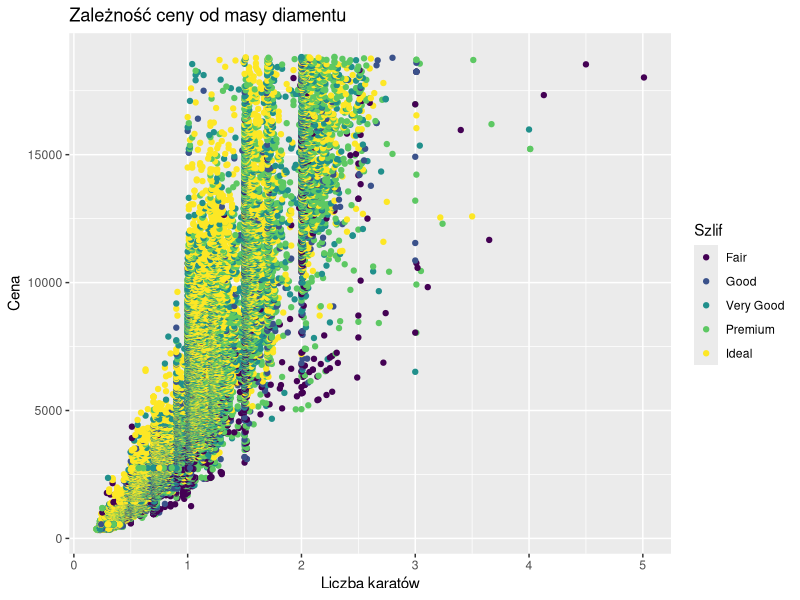
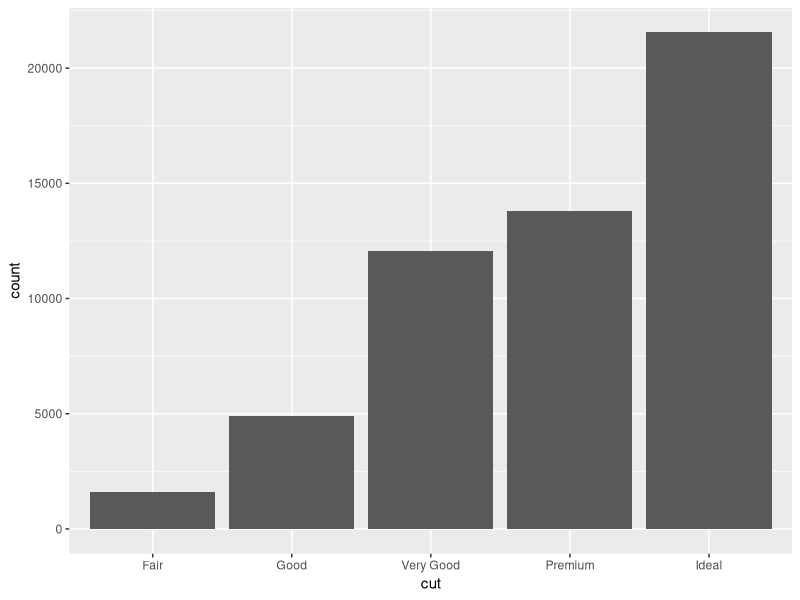
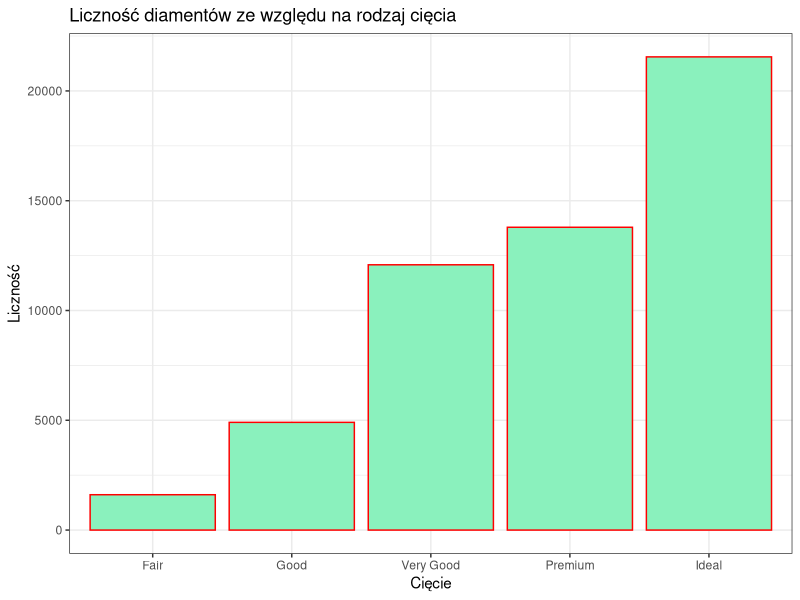
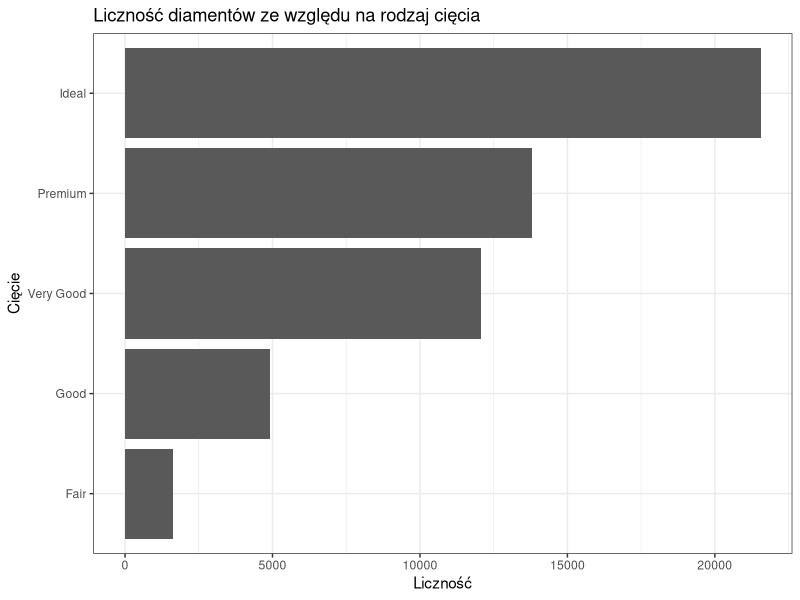
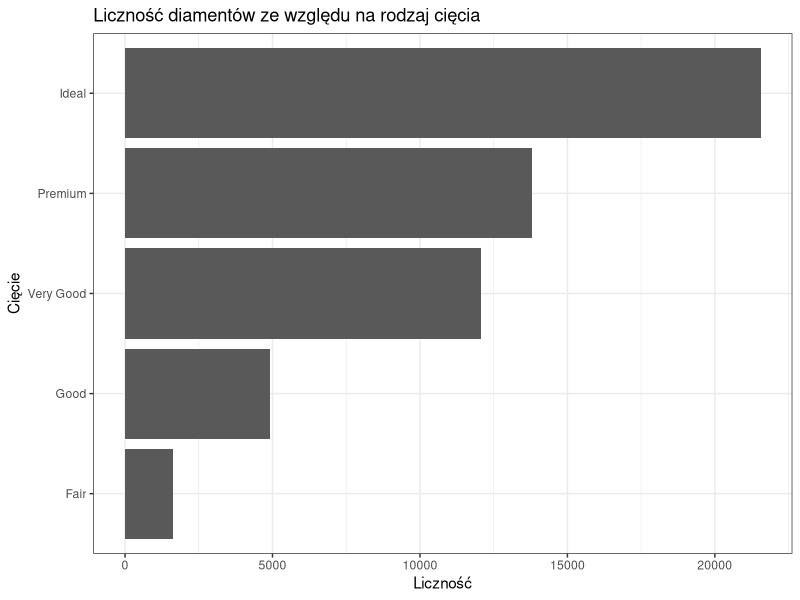
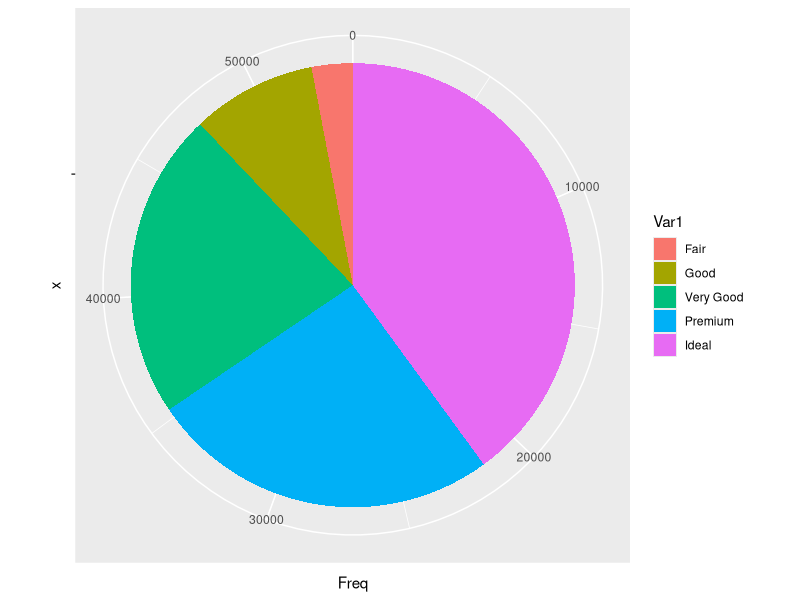
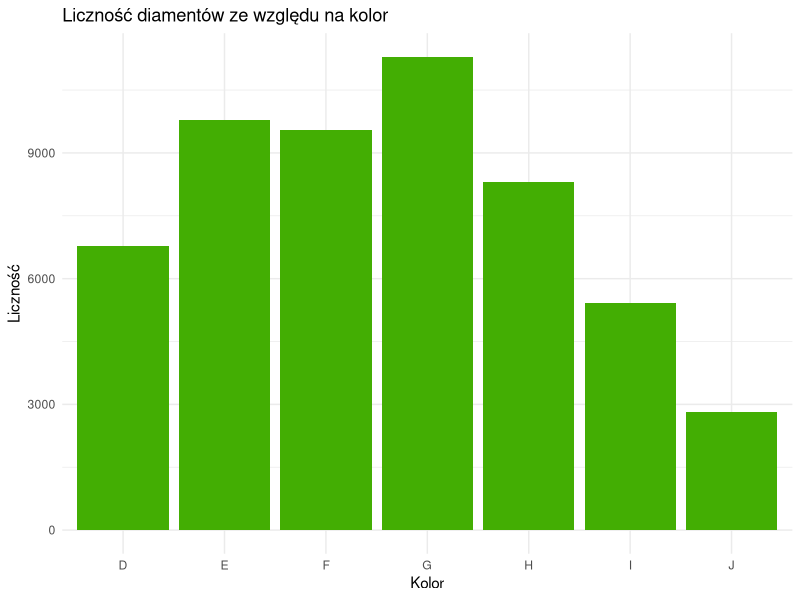
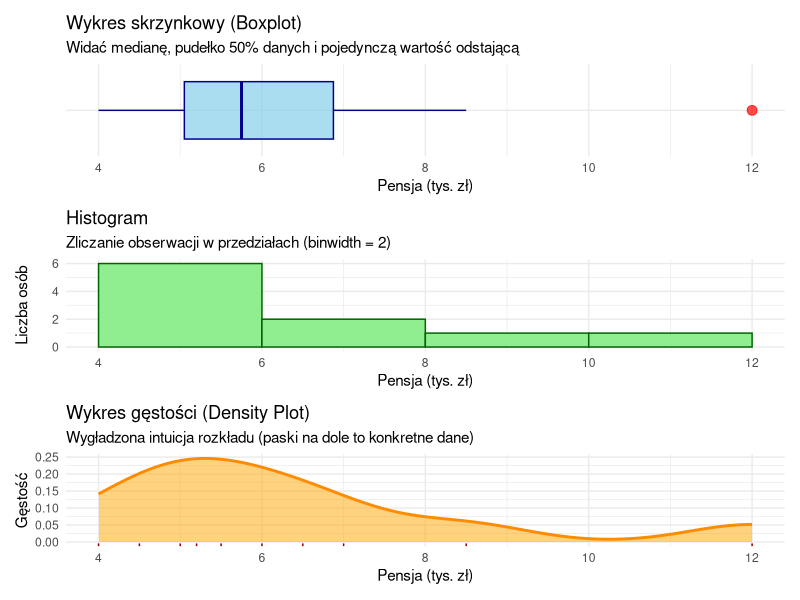

These charts were generated, in order, by the following R code:
#=======================================================#
#              TECHNIKI WIZUALIZACJI DANYCH             # 
#                     LABORATORIUM 3                    #
#=======================================================#
library(dplyr)
library(ggplot2)

# 0. Zadania rozgrzewkowe -------------------------------------------------

?msleep
# Note: dane z pakietu ggplot2, dane na temat snu ssaków

?diamonds
# Note: dane z pakietu ggplot2, dane na temat diamentów

## Zadanie 0.1 -------------------------------------------------------------
# Używając zbioru danych msleep wykonaj następujące kroki:

# 1) Wybierz zwierzęta, które ważą powyżej 100 kg (bodywt)

# 2) Stwórz nową kolumnę sleep_total_min, która
# przeliczy całkowity czas snu (sleep_total) na minuty.

# 3) Oblicz średni czas snu w minutach dla każdej grupy (order).

# Która grupa ssaków śpi najdłużej a która najkrócej?

msleep %>% 
  filter(bodywt > 100) %>% 
  mutate(sleep_total_min = sleep_total*60) %>% 
  group_by(order) %>% 
  summarise(sen = mean(sleep_total_min)) %>% 
  arrange(-sen)

## Zadanie 0.2 -------------------------------------------------------------
# Używając zbioru danych diamonds stwórz wykres punktowy, gdzie na osi X 
# znajdzie się liczba karatów (carat), a na osi Y cena (price).

# Nadaj punktom kolory w zależności od szlifu diamentu (cut).

# Dodaj do wykresu odpowiednie etykiety: tytuł "Zależność ceny od masy diamentu"
# oraz polskie nazwy osi.


ggplot(diamonds, aes(x = carat,
                     y = price,
                     color = cut)) +
  geom_point() + 
  labs(title = "Zależność ceny od masy diamentu",
       x = "Liczba karatów",
       y = "Cena",
       color = "Szlif")


# 1. ggplot2 --------------------------------------------------------------


## Badanie rozkładu jednej zmiennej - zmienna jakościowa ------------------


## a) wykres słupkowy - geom_bar(), geom_col() ----------------------------

ggplot(diamonds, aes(x = cut)) +
  geom_bar()

ggplot(diamonds, aes(x = cut)) +
  geom_bar(color = "red", fill = "#8af1bd") +
  labs(x = "Cięcie",
       y = "Liczność",
       title = "Liczność diamentów ze względu na rodzaj cięcia") +
  theme_bw() # styl wykresu


# !Note: W przypadku funkcji geom_col() trzeba przygotować
# tabelę ze zliczeniami.

# !Note: ggplot2 używa data.frame.
tmp <- data.frame(table(diamonds$cut)) # zliczamy występowanie elementów

ggplot(tmp, aes(x = Var1, y = Freq)) + 
  geom_col() +
  coord_flip() + # zamienia x z y
  labs(x = "Cięcie",
       y = "Liczność",
       title = "Liczność diamentów ze względu na rodzaj cięcia") +
  theme_bw()

ggplot(tmp, aes(y = Var1, x = Freq)) +
  geom_col() +
  labs(y = "Cięcie",
       x = "Liczność",
       title = "Liczność diamentów ze względu na rodzaj cięcia") +
  theme_bw()


## b) wykres kołowy --------------------------------------------------------

# !Note: W ggplot2 nie ma funkcji pozwalającej na rysowanie wykresu kołowego.
# Należy wykorzystać wykres słupkowy i zamienić na współrzędne biegunowe.
ggplot(tmp, aes(x = "", y = Freq, fill = Var1)) +
  geom_col(width = 1) +
  coord_polar("y")


# Zadanie 1.1 -------------------------------------------------------------
# Zbadaj rozkład zmiennej kolor diamentu (kolumna "color").
# Zadbaj o czytelność wykresu.

ggplot(diamonds, aes(x = color)) + 
  geom_bar(fill = "#43ae03") + 
  theme_minimal() + 
  labs(x = "Kolor",
       y = "Liczność",
       title = "Liczność diamentów ze względu na kolor")


## Badanie rozkładu jednej zmiennej - zmienna ilościowa -------------------


#### Przykład z tablicy --------------------------------------------------

# 1. Przygotowanie danych (nasze 10 pensji w tys. zł)
zarobki_df <- data.frame(
  pensja = c(4.0, 4.5, 5.0, 5.2, 5.5, 6.0, 6.5, 7.0, 8.5, 12.0)
)

# 2. WYKRES SKRZYNKOWY (Boxplot)
p1 <- ggplot(zarobki_df, aes(x = "", y = pensja)) +
  geom_boxplot(fill = "skyblue", color = "darkblue", alpha = 0.7, outlier.color = "red", outlier.size = 3) +
  theme_minimal() +
  labs(
    title = "Wykres skrzynkowy (Boxplot)",
    subtitle = "Widać medianę, pudełko 50% danych i pojedynczą wartość odstającą",
    x = "", 
    y = "Pensja (tys. zł)"
  ) +
  theme(axis.text.y = element_blank(), axis.ticks.y= element_blank()) +
  coord_flip()

# 3. HISTOGRAM
p2 <- ggplot(zarobki_df, aes(x = pensja)) +
  geom_histogram(binwidth = 2, fill = "lightgreen", color = "darkgreen", boundary = 4) +
  theme_minimal() +
  labs(
    title = "Histogram",
    subtitle = "Zliczanie obserwacji w przedziałach (binwidth = 2)",
    x = "Pensja (tys. zł)", 
    y = "Liczba osób"
  )

# 4. WYKRES GĘSTOŚCI (Density Plot)
p3 <- ggplot(zarobki_df, aes(x = pensja)) +
  geom_density(fill = "orange", color = "darkorange", alpha = 0.5, linewidth = 1) +
  geom_rug(color = "darkred") + # Dodaje małe "paski" na osi X pokazujące dokładne pozycje obserwacji
  theme_minimal() +
  labs(
    title = "Wykres gęstości (Density Plot)",
    subtitle = "Wygładzona intuicja rozkładu (paski na dole to konkretne dane)",
    x = "Pensja (tys. zł)", 
    y = "Gęstość"
  )

library(patchwork)

p1 / p2 / p3

## a) histogram - geom_histogram() ----------------------------------------

ggplot(diamonds, aes(x = carat)) +
  geom_histogram()

ggplot(diamonds, aes(x = carat)) +
  geom_histogram(binwidth = 1, color = "red") +
  labs(x = "Liczba karatów",
       y = "Częstość",
       title = "Histogram dla zmiennej liczba karatów")

ggplot(diamonds, aes(x = carat)) +
  geom_histogram(bins = 30, color = "red") +
  labs(x = "Liczba karatów",
       y = "Częstość",
       title = "Histogram dla zmiennej liczba karatów",
       subtitle = "1 karat = 0,2g",
       caption = "Author: JA")

ggplot(diamonds, aes(x = carat)) +
  geom_histogram(bins = 30, color = "red") +
  labs(x = "Liczba karatów",
       y = "Częstość",
       title = "Histogram dla zmiennej liczba karatów",
       subtitle = "1 karat = 0,2g",
       caption = Sys.Date())


# !Note: część wykresu możemy przypisywać do zmiennej.

p <- ggplot(diamonds, aes(x = carat))

p + geom_histogram()


## b) wykres pudełkowy - geom_boxplot() -----------------------------------

p + 
  geom_boxplot()

p + 
  geom_boxplot(outlier.color = "violet") +
  coord_flip()

## c) wykres gęstości - geom_density() -----------------------------------

p + 
  geom_density() 

p + 
  geom_density(adjust = 1/2)

p + 
  geom_density(adjust = 5)

p + 
  geom_density(adjust = 5) +
  xlim(0, 3)


# Zadanie 1.2 -------------------------------------------------------------
# Zbadaj rozkład zmiennej cena (price).
# Zadbaj o czytelność wykresu.

ggplot(diamonds, aes(x = price)) + 
  geom_boxplot() +
  labs(x = "Cena",
       y = "",
       title = "Rozkład zmiennej cena")

# !Note: Zadanie można rozwiązać na kilka sposobów.
ggplot(diamonds, aes(x = price)) + 
  geom_histogram() +
  labs(x = "Cena",
       y = "",
       title = "Rozkład zmiennej cena")

ggplot(diamonds, aes(x = price)) + 
  geom_density() +
  labs(x = "Cena",
       y = "",
       title = "Rozkład zmiennej cena")


## Badanie rozkładu dwóch zmiennych - zmienne ilościowe -------------------

# a) wykres punktowy ------------------------------------------------------

ggplot(diamonds, aes(x = x, y = y)) + 
  geom_point()


## Badanie rozkładu dwóch zmiennych - zmienna jakościowa i ilościowa ------

# a) wykres punktowy ------------------------------------------------------

ggplot(diamonds, aes(x = price, y = color)) + 
  geom_jitter()

# !Note: Nie jest to preferowany rodzaj wykresu.

# b) wykres skrzypcowy/pudełkowy-------------------------------------------

ggplot(diamonds, aes(x = price, y = color)) + 
  geom_violin() 

ggplot(diamonds, aes(x = price, y = color)) + 
  geom_boxplot()

# c) wykres gęstości z podziałem na kolory --------------------------------

ggplot(diamonds, aes(x = price, color = color)) + 
  geom_density()

# !Note: notacja naukowa 
options(scipen = 6)

ggplot(diamonds, aes(x = price, fill = color)) + 
  geom_density(alpha=0.25) + 
  labs(x = "Cena",
       y = "Gęstość", 
       title = "Rozkład zmiennej cena względem zmiennej color",
       fill = "Kolor")



# Zadanie 1.3 -------------------------------------------------------------
# Stwórz wykres rozproszenia, który pokaże zależność między masą diamentu (carat)
# a jego ceną (price). Zadbaj o czytelność wykresu.

ggplot(diamonds, aes(x = carat, 
                     y = price)) + 
  geom_point() +
  labs(title= "Zależność między masą diamentu (carat) a jego ceną (price)",
       x = "Karaty",
       y = "Cena")



# Zadanie 1.4 -------------------------------------------------------------
# Założmy, że objętość diamentów wyliczamy jako iloczyn x, y i z. Wybierzmy
# diamenty o objętości mniejszej niż 50, ale większej niż 0. 
# Zaprezentuj rozkład ceny diamentów w zależności od jakości szlifu (cut).
# Zadbaj o czytelność wykresu.

diamonds %>% 
  mutate(vol = x*y*z) %>% 
  filter(vol < 50, vol > 0) %>% 
  ggplot(aes(x = cut, y = price)) + 
  geom_boxplot() +
  labs(title = "Rozkład ceny diamentów w zależności od jakości szlifu",
       subtitle = "Diamenty o objętości większej niż 0 i mniejszej niż 50",
       x = "Jakość szlifu",
       y = "Cena") +
  theme_bw()
